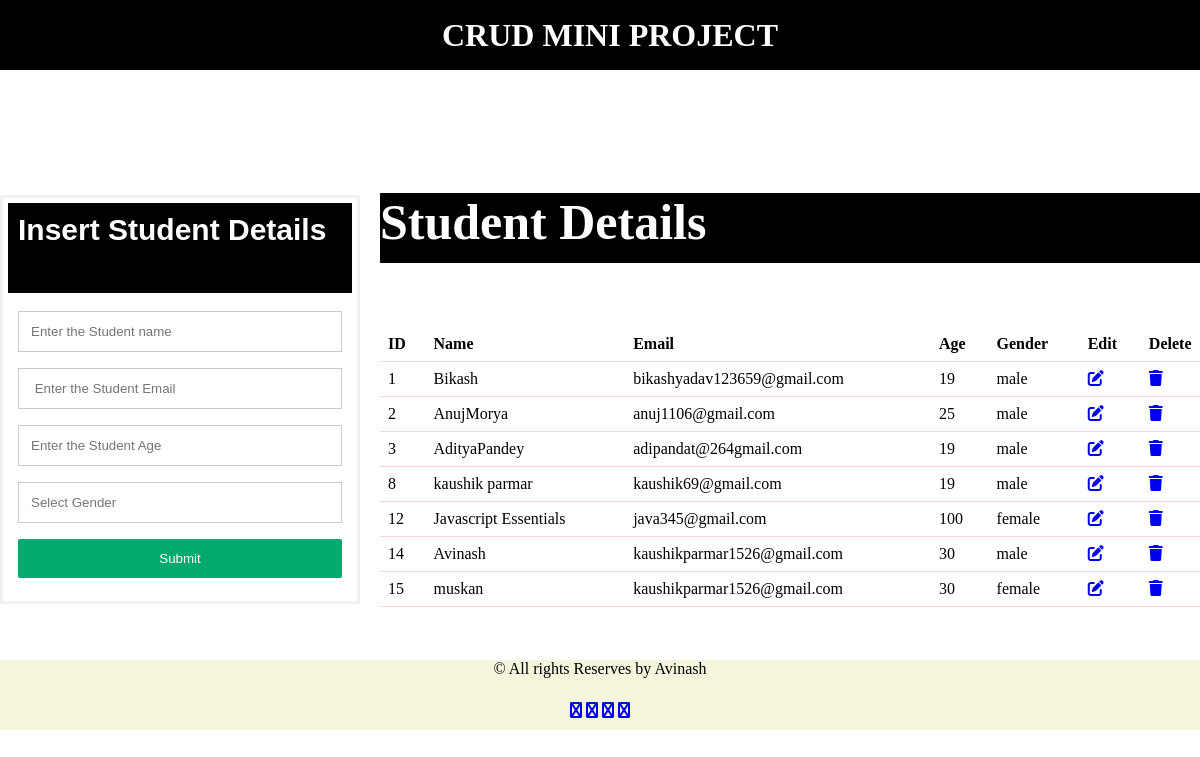
The page / on the database its author committed.
### mysite/models.py (models this page shows, shortened)
class Student(models.Model):
    id=models.BigAutoField(primary_key=True)
    name = models.CharField(max_length=100)
    email = models.EmailField()
    age = models.DecimalField(max_digits=20,decimal_places=0)
    gender =models.CharField(max_length=20)

### mysite/views.py (the view)
# urls.py: path('',views.index,name="index"),
def index(request):
    if request.method=="POST":
        form=StudentForm(request.POST)
        if form.is_valid():
            form.save()
            messages.success(request,"Inserted details successfully")
            return redirect('/index/')
    else:
        form=StudentForm()
    obj = Student.objects.all()
    return render(request,'index.html',{'frm':form,'obj':obj,})

### mysite/forms.py
class StudentForm(forms.ModelForm):
    class Meta:
        model = Student
        fields = "__all__"

### mysite/templates/index.html (shortened to what this page needs)
{% load static %}
<!DOCTYPE html>
<html lang="en">
<head>
    <link rel="stylesheet"   href="{% static 'css/croco.css' %}">
    <link rel="stylesheet" href="https://cdnjs.cloudflare.com/ajax/libs/font-awesome/6.4.2/css/all.min.css" />
</head>
<body>
    <div class="main">
        <div class="box" id="header"><h1>CRUD MINI PROJECT</h1>
        </div>
        <div class="box" id="box1">
<form method="post">
  <div class="container">
  <h2 style="font-size:30px;">Insert Student Details</h2>
  </div>
    <div class="container" style="background-color:white">
      <input type="text" placeholder="Enter the Student name" name="name"  required>
      <input type="text" placeholder=" Enter the Student Email " name="email" required>
      <input type="text" placeholder="Enter the Student Age" name="age" required>
    <input type="text" placeholder="Select Gender" name="gender" required>
    <input type="submit" value="Submit">
    </div>
    </form>
    </div>
        <div class="box" id="box2">
          <h2>Student Details</h2>
<table>
  <tr>
    <th>ID</th>
    <th>Name</th>
  <th>Email</th>
  <th>Age</th>
  <th>Gender</th>
  <th>Edit</th>
  <th>Delete</th>
  </tr>
  {% if obj %}
  {% for k in obj %}
    <tr>
      <td>{{k.id}}</td>
    <td>{{k.name}}</td>
    <td>{{k.email}}</td>
    <td>{{k.age}}</td>
    <td>{{k.gender}}</td>
    <td><a href="/edit/{{ k.id }}"><i class="fa-solid fa-pen-to-square fa-fade"></i></a></td>
    <td><a href="/delete/{{k.id}}"><i class="fa-solid fa-trash fa-shake"></i></a></td>
    {% endfor %}
    {% endif %}
</table>
</div>
        <div class="box" id="footer">&copy All rights Reserves by Avinash
          <div style="margin: 24px 0;">
            <a href="#"><i class="fa fa-dribbble"></i></a>
            <a href="#"><i class="fa fa-twitter"></i></a>
            <a href="#"><i class="fa fa-linkedin"></i></a>
            <a href="#"><i class="fa fa-facebook"></i></a>
          </div>
        </div>
</div>
</body>
</html>

### mysite/static/css/croco.css (style rules this page uses)
* { margin: 0; }
.main { width:100vw; height: 100vh; display: grid; grid-template-columns: auto auto; gap:20px; }
.box { background-color:white; display:grid; place-items: center; }
#header { grid-column: 1/2 span; position: relative; background:black; color: white; width: 100%; height: 70px; }
#box1 { width: 30vw; height:auto; }
#box2 { width: 70vw; height: auto; text-align: justify; }
#footer { grid-column: 1/2 span; width: 100vw; height: 70px; margin-bottom: 0%; background-color: beige; }
form { border: 3px solid #f1f1f1; font-family: Arial; padding:5px; }
.container { padding: 10px; text-align: center; background-color:black; color:white; }
input[type=text], input[type=submit] { width: 100%; padding: 12px; margin: 8px 0; display: inline-block; border: 1px solid #ccc; box-sizing: border-box; }
input[type=submit] { background-color: #04AA6D; color: white; border: none; border-radius: 2px; }
table { border-collapse: collapse; width: 100%; position: relative; }
th, td { padding: 8px; text-align: left; border-bottom: 1px solid #fdd2d2; color: black; }
h2 { background-color: black; color: white; text-align: justify; font-size: 50px; overflow: hidden; width: inherit; position:absolute 0px top; height:70px; }

### rows shown on the page
Student: id "1", name "Bikash", email "bikashyadav123659@gmail.com", age "19", gender "male"
Student: id "2", name "AnujMorya", email "anuj1106@gmail.com", age "25", gender "male"
Student: id "3", name "AdityaPandey", email "adipandat@264gmail.com", age "19", gender "male"
Student: id "8", name "kaushik parmar", email "kaushik69@gmail.com", age "19", gender "male"
Student: id "12", name "Javascript Essentials", email "java345@gmail.com", age "100", gender "female"
Student: id "14", name "Avinash", email "kaushikparmar1526@gmail.com", age "30", gender "male"
Student: id "15", name "muskan", email "kaushikparmar1526@gmail.com", age "30", gender "female"
